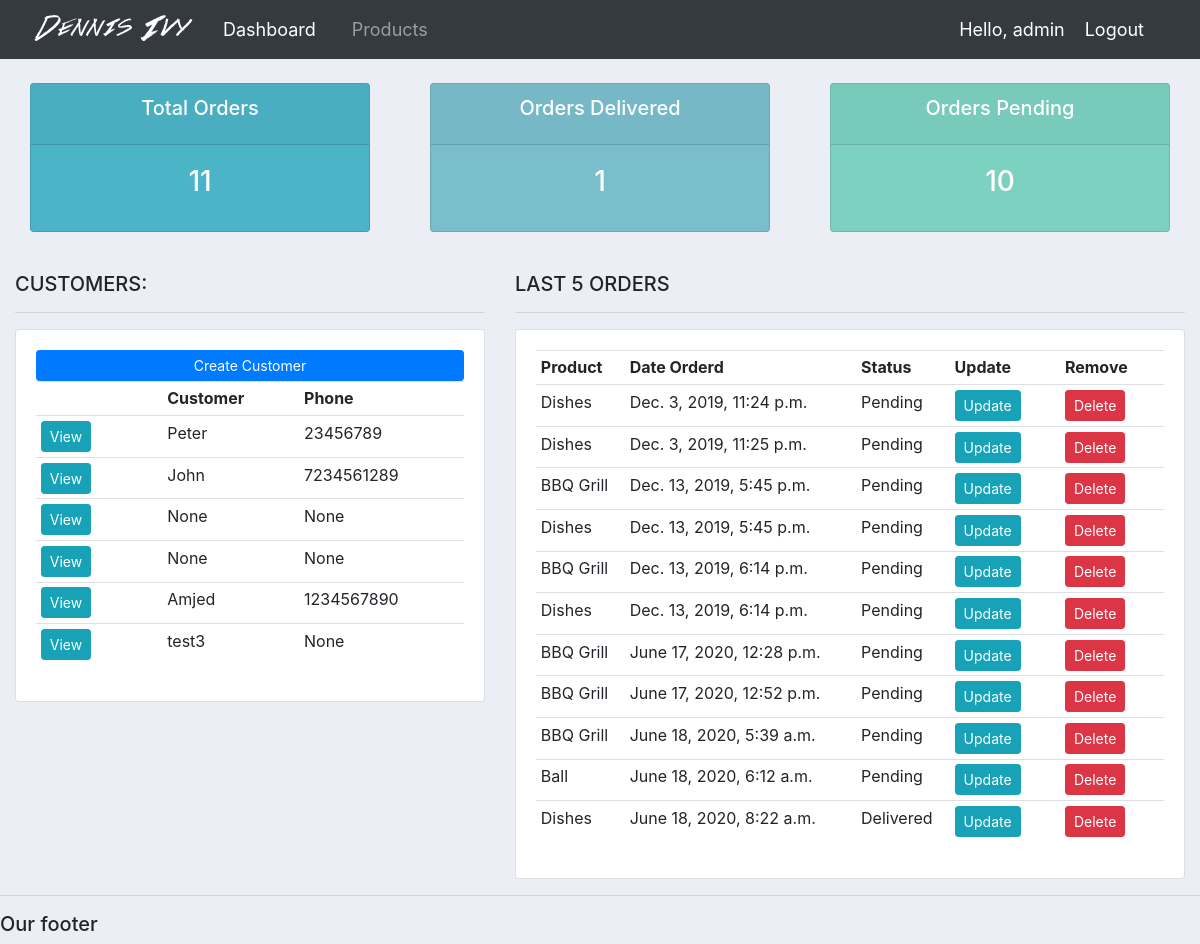
Before: / (signed in) with the older database file.
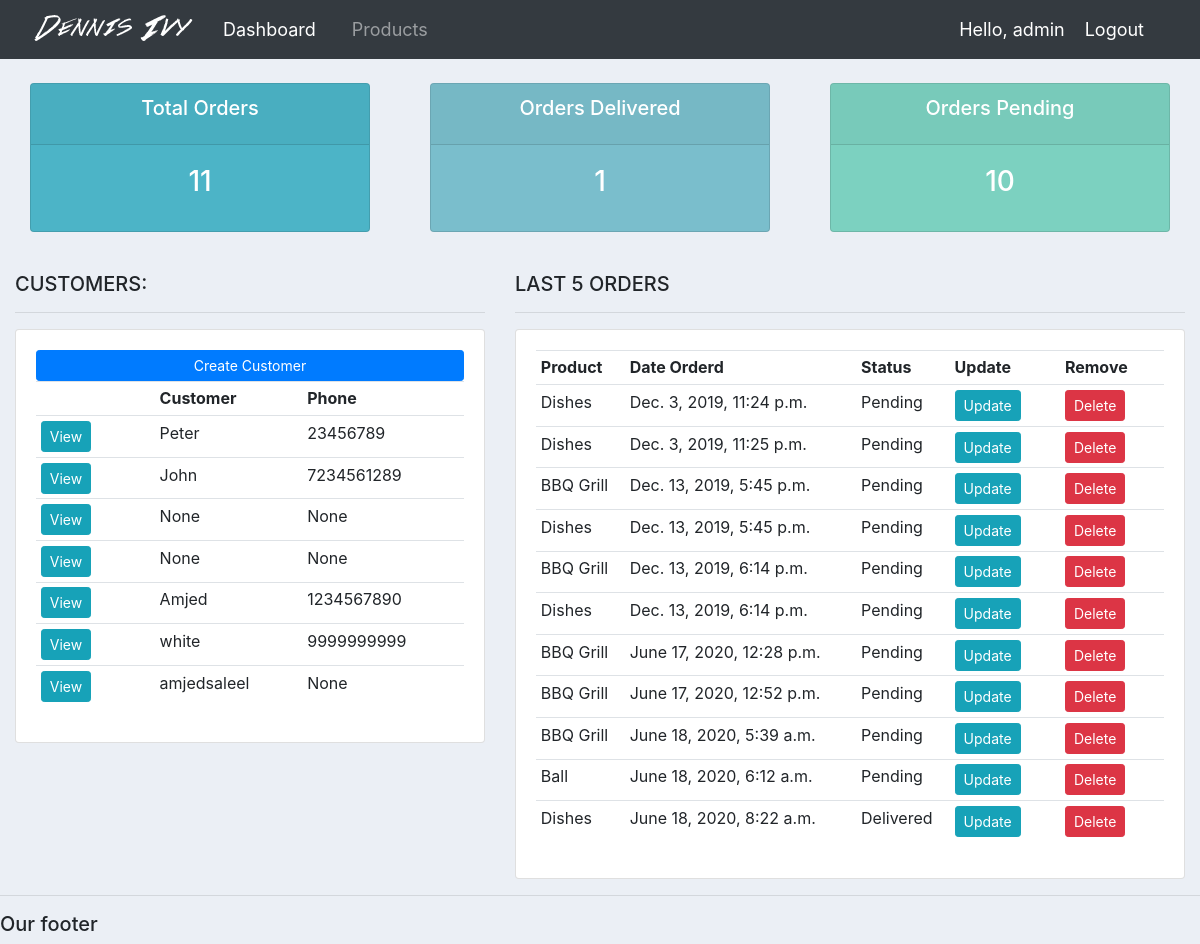
After: the same page with the newer database file.
### accounts/models.py (models this page shows, shortened)
class Customer(models.Model):
	user = models.OneToOneField(User, null=True, blank=True, on_delete=models.CASCADE)
	name = models.CharField(max_length=200, null=True)
	phone = models.CharField(max_length=200, null=True)
	email = models.CharField(max_length=200, null=True)
	profile_pic = models.ImageField(default='profile1.png', null=True, blank=True)
	date_created = models.DateTimeField(auto_now_add=True, null=True)

class Order(models.Model):
	STATUS = (
			('Pending', 'Pending'),
			('Out for delivery', 'Out for delivery'),
			('Delivered', 'Delivered'),
			)
	customer = models.ForeignKey(Customer, null=True, on_delete= models.SET_NULL)
	product = models.ForeignKey(Product, null=True, on_delete= models.SET_NULL)
	date_created = models.DateTimeField(auto_now_add=True, null=True)
	status = models.CharField(max_length=200, null=True, choices=STATUS)
	note = models.CharField(max_length=200, null=True)

class Product(models.Model):
	CATEGORY = (
			('Indoor', 'Indoor'),
			('Out Door', 'Out Door'),
			)
	name = models.CharField(max_length=200, null=True)
	price = models.FloatField(null=True)
	category = models.CharField(max_length=200, null=True, choices=CATEGORY)
	description = models.CharField(max_length=200, null=True, blank=True)
	date_created = models.DateTimeField(auto_now_add=True, null=True)
	tags = models.ManyToManyField(Tag)
	def __str__(self):
		return self.name

### accounts/decorators.py (the view)
    def wrapper_func(request, *args, **kwargs):
        group = None
        if request.user.groups.exists():
            group = request.user.groups.all()[0].name
        if group == 'customer':
            return redirect('user-page')
        if group == 'admin':
            return view_func(request, *args, **kwargs)

### accounts/views.py (called while the page is built)
@login_required(login_url='login')
@admin_only
def home(request):
    orders = Order.objects.all()
    customers = Customer.objects.all()
    total_customers = customers.count()
    total_orders = orders.count()
    delivered = orders.filter(status='Delivered').count()
    pending = orders.filter(status='Pending').count()
    context = {'orders': orders, 'customers': customers,
               'total_orders': total_orders, 'delivered': delivered,
               'pending': pending}
    return render(request, 'accounts/dashboard.html', context)

### accounts/templates/accounts/dashboard.html
{%  extends 'accounts/main.html' %}
{% block content %}
{%  include 'accounts/status.html' %}
<br>
<div class="row">
	<div class="col-md-5">
		<h5>CUSTOMERS:</h5>
		<hr>
		<div class="card card-body">
			<a class="btn btn-primary  btn-sm btn-block" href="">Create Customer</a>
			<table class="table table-sm">
				<tr>
					<th></th>
					<th>Customer</th>
					<th>Phone</th>
				</tr>
				{% for customer in customers %}
					<tr>
						<td><a class="btn btn-sm btn-info" href="{% url 'customer' customer.id %}">View</a></td>
						<td>{{customer.name}}</td>
						<td>{{customer.phone}}</td>
					</tr>
				{% endfor %}
			</table>
		</div>
	</div>
	<div class="col-md-7">
		<h5>LAST 5 ORDERS</h5>
		<hr>
		<div class="card card-body">
			<table class="table table-sm">
				<tr>
					<th>Product</th>
					<th>Date Orderd</th>
					<th>Status</th>
					<th>Update</th>
					<th>Remove</th>
				</tr>
				{% for order in orders %}
					<tr>
						<td>{{order.product}}</td>
						<td>{{order.date_created}}</td>
						<td>{{order.status}}</td>
						<td><a class="btn btn-sm btn-info" href="{% url 'update_order' order.id %}">Update</a></td>
						<td><a class="btn btn-sm btn-danger" href="{% url 'delete_order' order.id %}">Delete</a></td>
					</tr>
				{% endfor %}
			</table>
		</div>
	</div>
</div>
{% endblock %}

### accounts/templates/accounts/main.html (shortened to what this page needs)
{% load static %}
<!DOCTYPE html>
<html>
<head>
	<link rel="stylesheet" href="https://stackpath.bootstrapcdn.com/bootstrap/4.3.1/css/bootstrap.min.css">
	<link rel="stylesheet" type="text/css" href="{% static '/css/main.css' %}">
</head>
<body>
	{%  include 'accounts/navbar.html' %}
	<div class="container-fluid">
	{% block content %}
	{% endblock %}
    </div>
	<hr>
	<h5>Our footer</h5>
</body>
</html>

### accounts/templates/accounts/navbar.html (shortened to what this page needs)
{% load static %}
<nav class="navbar navbar-expand-lg navbar-dark bg-dark">
    <img src="{% static 'images/logo.png' %}">
    <div class="collapse navbar-collapse" id="navbarNav">
        <ul class="navbar-nav">
            {% if request.user.is_staff %}
            <li class="nav-item active">
                <a class="nav-link" href="{% url 'home' %}">Dashboard</a>
            </li>
            <li class="nav-item">
                <a class="nav-link" href="{% url 'products' %}">Products</a>
            </li>
            {% else %}
            <li class="nav-item">
                <a class="nav-link" href="{% url 'account' %}">Settings</a>
            </li>
            {% endif %}
        </ul>
    </div>
    <span>Hello, {{request.user}}</span>
    <span>
        <a href="{% url 'logout' %}">Logout</a>
    </span>
</nav>

### accounts/templates/accounts/status.html
<br>
<div class="row">
	<div class="col">
		<div class="col-md">
			<div class="card text-center text-white  mb-3" id="total-orders">
			  	<div class="card-header">
			  		<h5 class="card-title">Total Orders</h5>
			  	</div>
			  	<div class="card-body">
			    	<h3 class="card-title">{{total_orders}}</h3>
			  	</div>
			</div>
		</div>
	</div>
	<div class="col">
		<div class="col-md">
			<div class="card text-center text-white  mb-3" id="orders-delivered">
			  	<div class="card-header">
			  		<h5 class="card-title">Orders Delivered</h5>
			  	</div>
			  	<div class="card-body">
			    	<h3 class="card-title">{{delivered}}</h3>
			  	</div>
			</div>
		</div>
	</div>
	<div class="col">
		<div class="col-md">
			<div class="card text-center text-white  mb-3" id="orders-pending">
			  	<div class="card-header">
			  		<h5 class="card-title">Orders Pending</h5>
			  	</div>
			  	<div class="card-body">
			    	<h3 class="card-title">{{pending}}</h3>
			  	</div>
			</div>
		</div>
	</div>
</div>

### static/css/main.css (style rules this page uses)
body { background-color: #ebeff5; }
#total-orders { background-color: #4cb4c7; }
#orders-delivered { background-color: #7abecc; }
#orders-pending { background-color: #7CD1C0; }

### accounts/templates/accounts/navbar.html (style rules this page uses)
span { font-size: 18px; color: #ffff; margin-right: 20px; }
a { font-size: 18px; color: #ffff; margin-right: 20px; }

Changed rows visible on the page:
removed Customer: name "test3", phone "None"
added Customer: name "white", phone "9999999999"
added Customer: name "amjedsaleel", phone "None"
